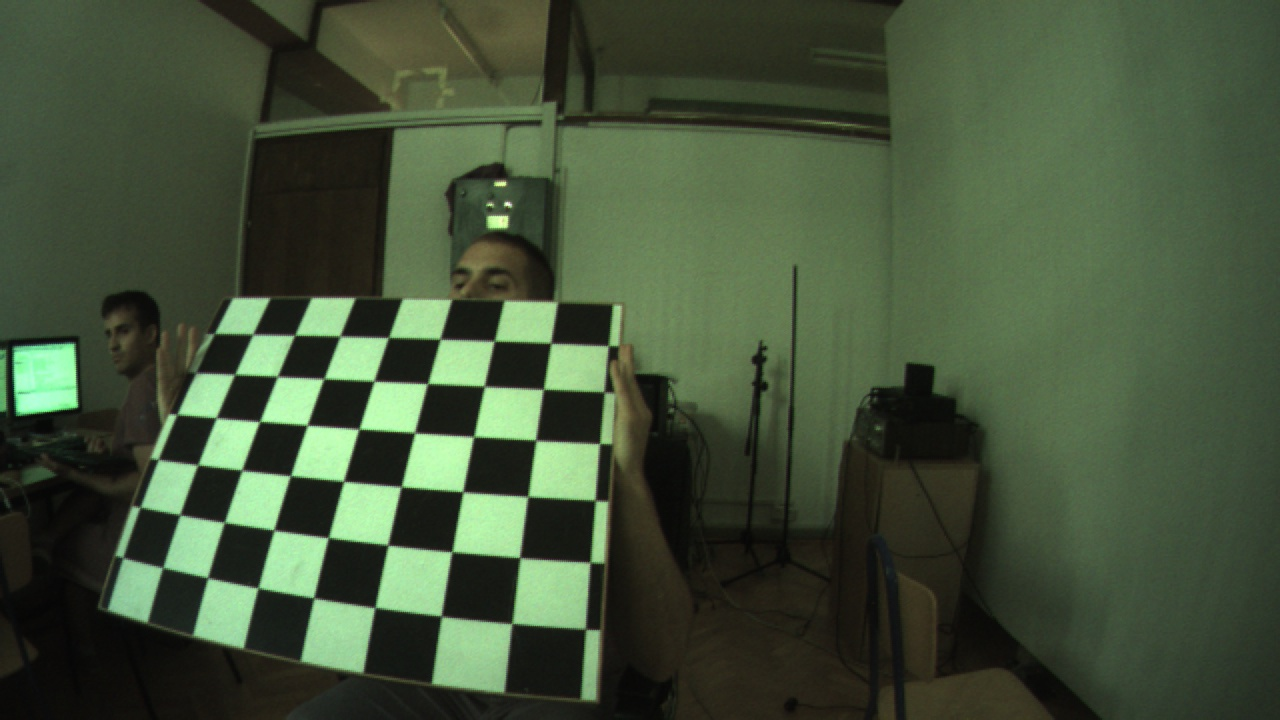
#> input picture dir_left/left_RGB22.jpg, 1280 x 720 px, found by its file name
$ python colorbar.py
#> lines starting #> are read from the running program, lines starting #| are printed output that depends on the picture
'''
====================
Customized colorbars
====================

This example shows how to build colorbars without an attached mappable.
'''
import cv2
import matplotlib.pyplot as plt
import matplotlib as mpl

imgL = cv2.imread(
    "/home/minneyar/Desktop/stereocam2/dir_left/left_RGB22.jpg")  # downscale images for faster processing if you like    #1
#> imgL is the input picture: shape (720, 1280, 3); mean B, G, R 57.5, 82.1, 67

# Make a figure and axes with dimensions as desired.
fig = plt.figure(figsize=(8, 6))
ax1 = fig.add_axes([0.05, 0.80, 0.9, 0.15])
#ax2 = fig.add_axes([0.05, 0.475, 0.9, 0.15])
ax3 = fig.add_axes([0.05, -0.15, 0.9, 0.95])

# Set the colormap and norm to correspond to the data for which
# the colorbar will be used.
cmap = mpl.cm.cool
cmap = 'Blues'
norm = mpl.colors.Normalize(vmin=0, vmax=480)

# ColorbarBase derives from ScalarMappable and puts a colorbar
# in a specified axes, so it has everything needed for a
# standalone colorbar.  There are many more kwargs, but the
# following gives a basic continuous colorbar with ticks
# and labels.
cb1 = mpl.colorbar.ColorbarBase(ax1, cmap=cmap,
                                norm=norm,
                                orientation='horizontal')
cb1.set_label('Centimeters')

# The second example illustrates the use of a ListedColormap, a
# BoundaryNorm, and extended ends to show the "over" and "under"
# value colors.
cmap = mpl.colors.ListedColormap(['r', 'g', 'b', 'c'])
cmap.set_over('0.25')
cmap.set_under('0.75')
plt.imshow(imgL)
plt.title("SLika")
plt.xticks([])
plt.yticks([])
# [37 lines of commented-out code are left out]

plt.show()
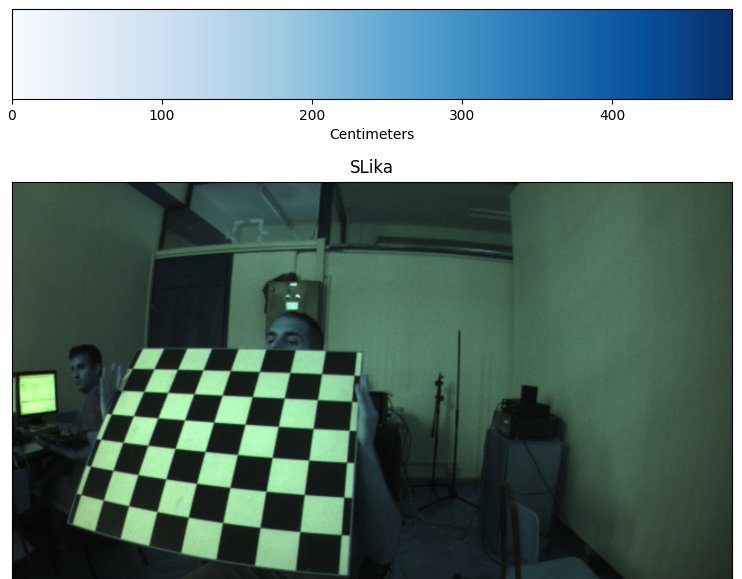
#> figure drawn by matplotlib, 2 panels; B, G, R data is drawn as R, G, B

$ run again, with dir_left/left_RGB1.jpg copied over dir_left/left_RGB22.jpg
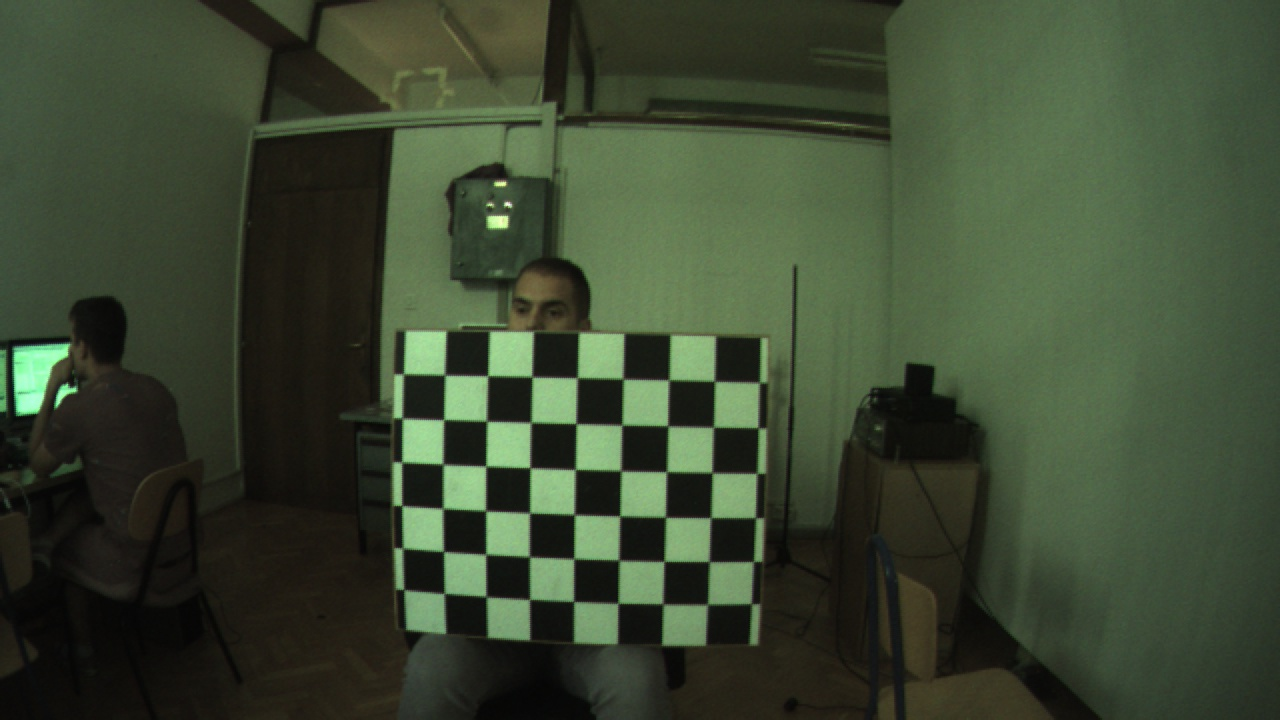
#> input picture dir_left/left_RGB1.jpg, 1280 x 720 px, found by its file name
#> imgL is the input picture: shape (720, 1280, 3); mean B, G, R 50.1, 71.9, 59.9
#> `plt.show()`:
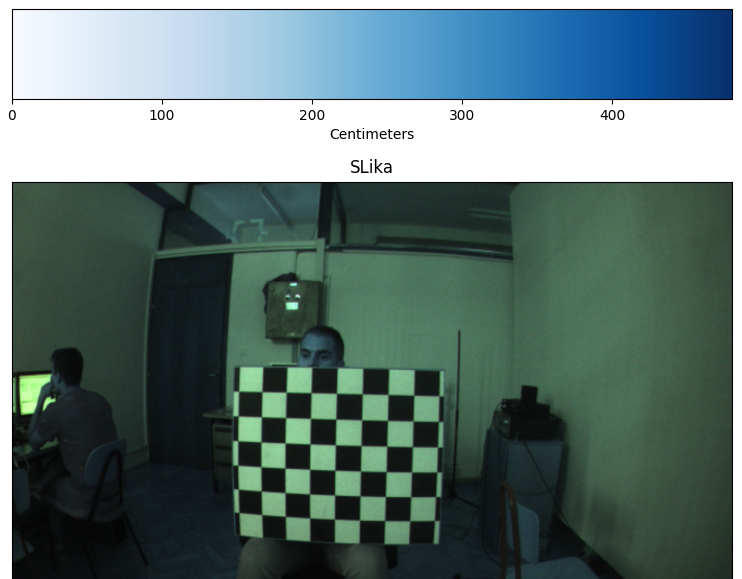
#> figure drawn by matplotlib, 2 panels; B, G, R data is drawn as R, G, B

$ run again, with dir_left/left_RGB10.jpg copied over dir_left/left_RGB22.jpg
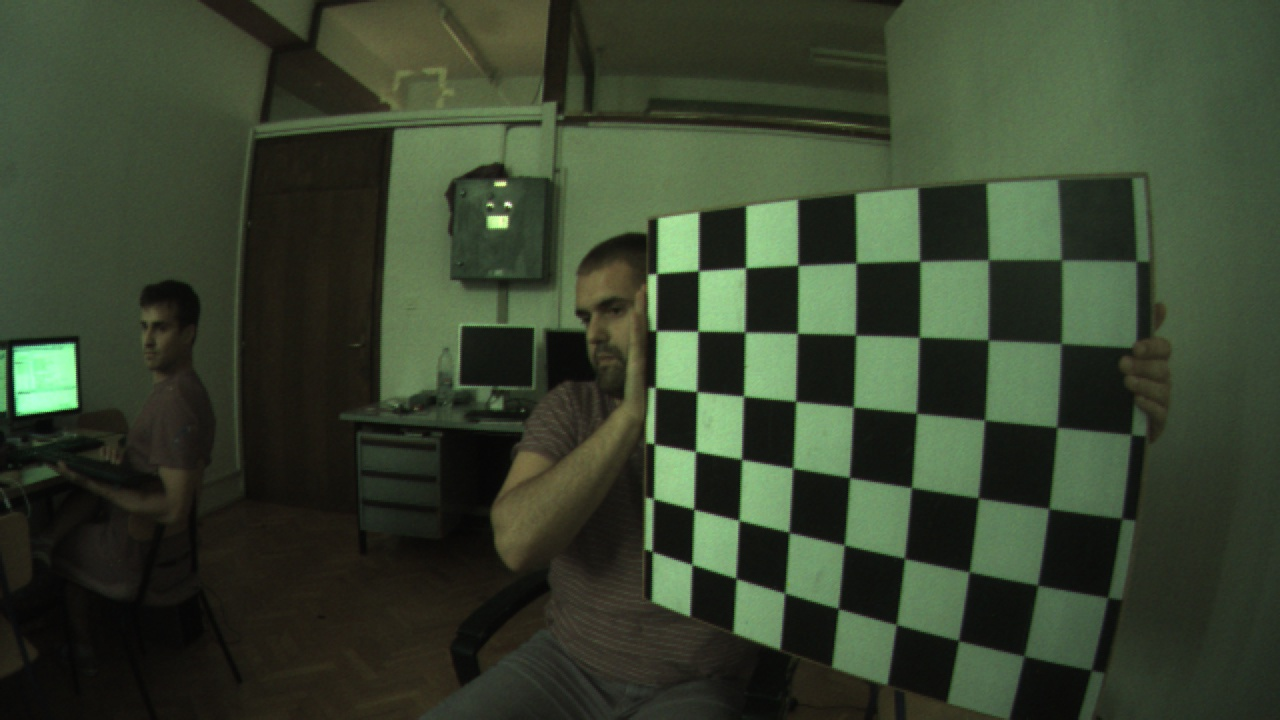
#> input picture dir_left/left_RGB10.jpg, 1280 x 720 px, found by its file name
#> imgL is the input picture: shape (720, 1280, 3); mean B, G, R 46.5, 66.2, 55.2
#> `plt.show()`:
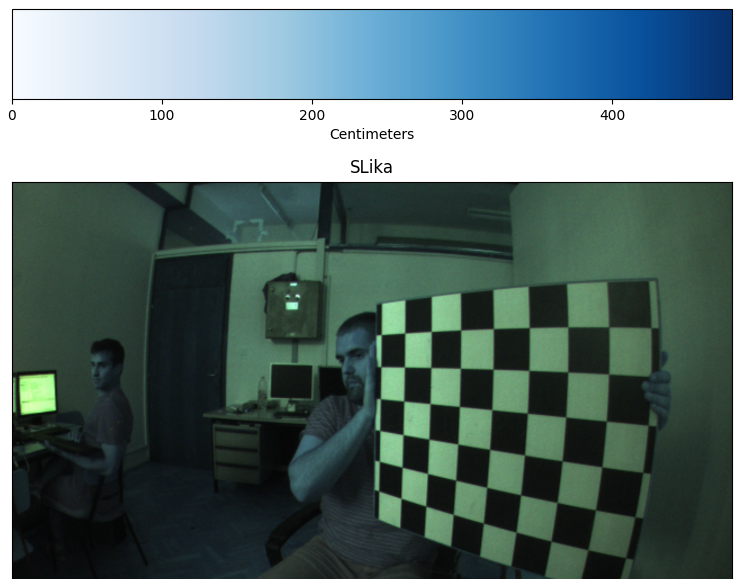
#> figure drawn by matplotlib, 2 panels; B, G, R data is drawn as R, G, B

$ run again, with dir_left/left_RGB11.jpg copied over dir_left/left_RGB22.jpg
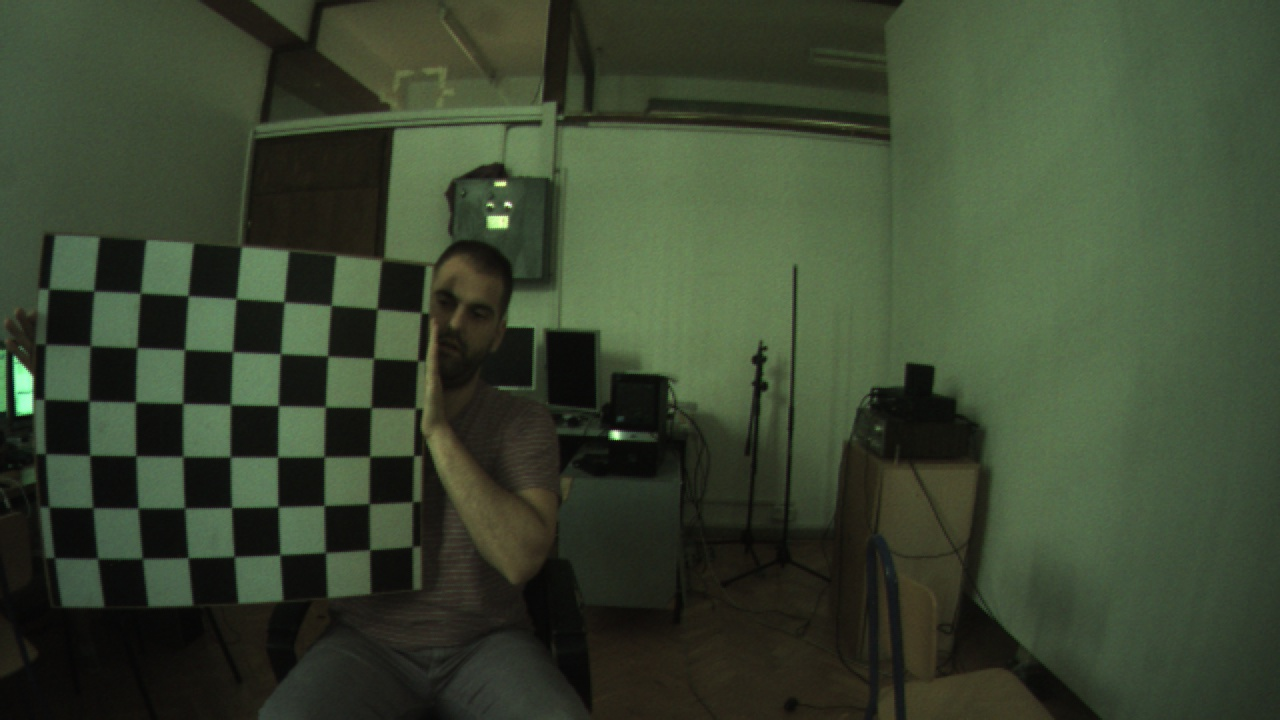
#> input picture dir_left/left_RGB11.jpg, 1280 x 720 px, found by its file name
#> imgL is the input picture: shape (720, 1280, 3); mean B, G, R 48.1, 68.7, 57.5
#> `plt.show()`:
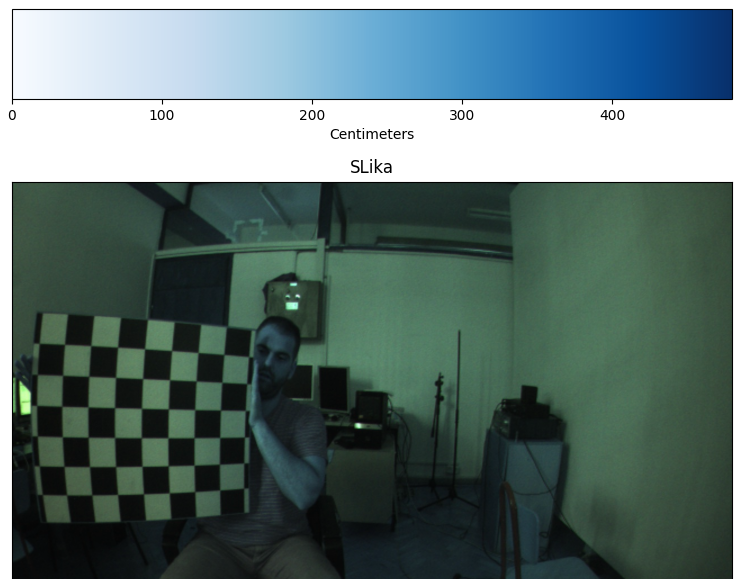
#> figure drawn by matplotlib, 2 panels; B, G, R data is drawn as R, G, B
